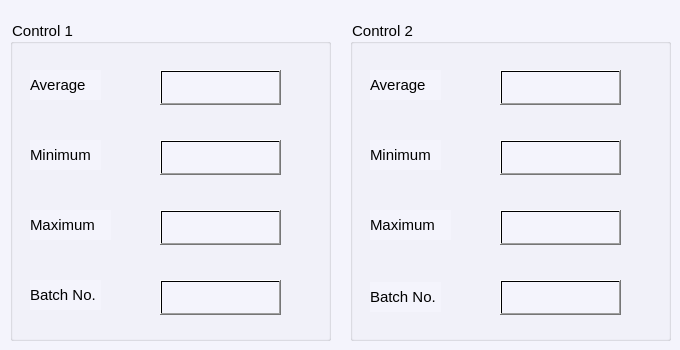
      <widget class="QWidget" name="tab_11">
       <property name="styleSheet">
        <string notr="true">background-color: #f4f4fc;</string>
       </property>
       <attribute name="title">
        <string>Control</string>
       </attribute>
       <widget class="QGroupBox" name="groupBox_11">
        <property name="geometry">
         <rect>
          <x>10</x>
          <y>20</y>
          <width>321</width>
          <height>321</height>
         </rect>
        </property>
        <property name="font">
         <font>
          <pointsize>11</pointsize>
         </font>
        </property>
        <property name="styleSheet">
         <string notr="true">background-color: #f4f4fc;</string>
        </property>
        <property name="title">
         <string>Control 1</string>
        </property>
        <widget class="QLineEdit" name="lineEdit_58">
         <property name="geometry">
          <rect>
           <x>150</x>
           <y>50</y>
           <width>121</width>
           <height>35</height>
          </rect>
         </property>
         <property name="font">
          <font>
           <pointsize>11</pointsize>
          </font>
         </property>
        </widget>
        <widget class="QLabel" name="label_77">
         <property name="geometry">
          <rect>
           <x>20</x>
           <y>50</y>
           <width>71</width>
           <height>30</height>
          </rect>
         </property>
         <property name="font">
          <font>
           <pointsize>11</pointsize>
          </font>
         </property>
         <property name="text">
          <string>Average</string>
         </property>
         <property name="buddy">
          <cstring>lineEdit_21</cstring>
         </property>
        </widget>
        <widget class="QLabel" name="label_78">
         <property name="geometry">
          <rect>
           <x>20</x>
           <y>120</y>
           <width>71</width>
           <height>30</height>
          </rect>
         </property>
         <property name="font">
          <font>
           <pointsize>11</pointsize>
          </font>
         </property>
         <property name="text">
          <string>Minimum</string>
         </property>
         <property name="buddy">
          <cstring>lineEdit_23</cstring>
         </property>
        </widget>
        <widget class="QLineEdit" name="lineEdit_59">
         <property name="geometry">
          <rect>
           <x>150</x>
           <y>120</y>
           <width>121</width>
           <height>35</height>
          </rect>
         </property>
         <property name="font">
          <font>
           <pointsize>11</pointsize>
          </font>
         </property>
        </widget>
        <widget class="QLabel" name="label_79">
         <property name="geometry">
          <rect>
           <x>20</x>
           <y>260</y>
           <width>71</width>
           <height>30</height>
          </rect>
         </property>
         <property name="font">
          <font>
           <pointsize>11</pointsize>
          </font>
         </property>
         <property name="text">
          <string>Batch No.</string>
         </property>
         <property name="buddy">
          <cstring>lineEdit_26</cstring>
         </property>
        </widget>
        <widget class="QLineEdit" name="lineEdit_60">
         <property name="geometry">
          <rect>
           <x>150</x>
           <y>260</y>
           <width>121</width>
           <height>35</height>
          </rect>
         </property>
         <property name="font">
          <font>
           <pointsize>11</pointsize>
          </font>
         </property>
        </widget>
        <widget class="QPushButton" name="pushButton_159">
         <property name="geometry">
          <rect>
           <x>150</x>
           <y>50</y>
           <width>121</width>
           <height>35</height>
          </rect>
         </property>
         <property name="styleSheet">
          <string notr="true">background:qlineargradient(spread:pad, x1:0, y1:0, x2:1, y2:0, stop:0 rgba(0, 0, 0, 0), stop:1 rgba(0,0,0,0))</string>
         </property>
         <property name="text">
          <string/>
         </property>
        </widget>
        <widget class="QPushButton" name="pushButton_160">
         <property name="geometry">
          <rect>
           <x>150</x>
           <y>120</y>
           <width>121</width>
           <height>35</height>
          </rect>
         </property>
         <property name="styleSheet">
          <string notr="true">background:qlineargradient(spread:pad, x1:0, y1:0, x2:1, y2:0, stop:0 rgba(0, 0, 0, 0), stop:1 rgba(0,0,0,0))</string>
         </property>
         <property name="text">
          <string/>
         </property>
        </widget>
        <widget class="QPushButton" name="pushButton_161">
         <property name="geometry">
          <rect>
           <x>150</x>
           <y>260</y>
           <width>121</width>
           <height>35</height>
          </rect>
         </property>
         <property name="styleSheet">
          <string notr="true">background:qlineargradient(spread:pad, x1:0, y1:0, x2:1, y2:0, stop:0 rgba(0, 0, 0, 0), stop:1 rgba(0,0,0,0))</string>
         </property>
         <property name="text">
          <string/>
         </property>
        </widget>
        <widget class="QLabel" name="label_189">
         <property name="geometry">
          <rect>
           <x>20</x>
           <y>190</y>
           <width>81</width>
           <height>30</height>
          </rect>
         </property>
         <property name="font">
          <font>
           <pointsize>11</pointsize>
          </font>
         </property>
         <property name="text">
          <string>Maximum</string>
         </property>
         <property name="buddy">
          <cstring>lineEdit_23</cstring>
         </property>
        </widget>
        <widget class="QLineEdit" name="lineEdit_143">
         <property name="geometry">
          <rect>
           <x>150</x>
           <y>190</y>
           <width>121</width>
           <height>35</height>
          </rect>
         </property>
         <property name="font">
          <font>
           <pointsize>11</pointsize>
          </font>
         </property>
         <property name="text">
          <string/>
         </property>
        </widget>
        <widget class="QPushButton" name="pushButton_220">
         <property name="geometry">
          <rect>
           <x>150</x>
           <y>190</y>
           <width>121</width>
           <height>35</height>
          </rect>
         </property>
         <property name="styleSheet">
          <string notr="true">background:qlineargradient(spread:pad, x1:0, y1:0, x2:1, y2:0, stop:0 rgba(0, 0, 0, 0), stop:1 rgba(0,0,0,0))</string>
         </property>
         <property name="text">
          <string/>
         </property>
        </widget>
       </widget>
       <widget class="QGroupBox" name="groupBox_12">
        <property name="geometry">
         <rect>
          <x>350</x>
          <y>20</y>
          <width>321</width>
          <height>321</height>
         </rect>
        </property>
        <property name="font">
         <font>
          <pointsize>11</pointsize>
         </font>
        </property>
        <property name="styleSheet">
         <string notr="true">background-color: #f4f4fc;</string>
        </property>
        <property name="title">
         <string>Control 2</string>
        </property>
        <widget class="QLineEdit" name="lineEdit_61">
         <property name="geometry">
          <rect>
           <x>150</x>
           <y>50</y>
           <width>121</width>
           <height>35</height>
          </rect>
         </property>
         <property name="font">
          <font>
           <pointsize>11</pointsize>
          </font>
         </property>
        </widget>
        <widget class="QLabel" name="label_80">
         <property name="geometry">
          <rect>
           <x>20</x>
           <y>50</y>
           <width>71</width>
           <height>30</height>
          </rect>
         </property>
         <property name="font">
          <font>
           <pointsize>11</pointsize>
          </font>
         </property>
         <property name="text">
          <string>Average</string>
         </property>
         <property name="buddy">
          <cstring>lineEdit_25</cstring>
         </property>
        </widget>
        <widget class="QLabel" name="label_81">
         <property name="geometry">
          <rect>
           <x>20</x>
           <y>120</y>
           <width>71</width>
           <height>30</height>
          </rect>
         </property>
         <property name="font">
          <font>
           <pointsize>11</pointsize>
          </font>
         </property>
         <property name="text">
          <string>Minimum</string>
         </property>
         <property name="buddy">
          <cstring>lineEdit_28</cstring>
         </property>
        </widget>
        <widget class="QLineEdit" name="lineEdit_62">
         <property name="geometry">
          <rect>
           <x>150</x>
           <y>120</y>
           <width>121</width>
           <height>35</height>
          </rect>
         </property>
         <property name="font">
          <font>
           <pointsize>11</pointsize>
          </font>
         </property>
        </widget>
        <widget class="QLabel" name="label_82">
         <property name="geometry">
          <rect>
           <x>20</x>
           <y>262</y>
           <width>71</width>
           <height>30</height>
          </rect>
         </property>
         <property name="font">
          <font>
           <pointsize>11</pointsize>
          </font>
         </property>
         <property name="text">
          <string>Batch No.</string>
         </property>
         <property name="buddy">
          <cstring>lineEdit_29</cstring>
         </property>
        </widget>
        <widget class="QLineEdit" name="lineEdit_63">
         <property name="geometry">
          <rect>
           <x>150</x>
           <y>260</y>
           <width>121</width>
           <height>35</height>
          </rect>
         </property>
         <property name="font">
          <font>
           <pointsize>11</pointsize>
          </font>
         </property>
        </widget>
        <widget class="QPushButton" name="pushButton_162">
         <property name="geometry">
          <rect>
           <x>150</x>
           <y>50</y>
           <width>121</width>
           <height>35</height>
          </rect>
         </property>
         <property name="styleSheet">
          <string notr="true">background:qlineargradient(spread:pad, x1:0, y1:0, x2:1, y2:0, stop:0 rgba(0, 0, 0, 0), stop:1 rgba(0,0,0,0))</string>
         </property>
         <property name="text">
          <string/>
         </property>
        </widget>
        <widget class="QPushButton" name="pushButton_163">
         <property name="geometry">
          <rect>
           <x>150</x>
           <y>120</y>
           <width>121</width>
           <height>35</height>
          </rect>
         </property>
         <property name="styleSheet">
          <string notr="true">background:qlineargradient(spread:pad, x1:0, y1:0, x2:1, y2:0, stop:0 rgba(0, 0, 0, 0), stop:1 rgba(0,0,0,0))</string>
         </property>
         <property name="text">
          <string/>
         </property>
        </widget>
        <widget class="QPushButton" name="pushButton_164">
         <property name="geometry">
          <rect>
           <x>150</x>
           <y>260</y>
           <width>121</width>
           <height>35</height>
          </rect>
         </property>
         <property name="styleSheet">
          <string notr="true">background:qlineargradient(spread:pad, x1:0, y1:0, x2:1, y2:0, stop:0 rgba(0, 0, 0, 0), stop:1 rgba(0,0,0,0))</string>
         </property>
         <property name="text">
          <string/>
         </property>
        </widget>
        <widget class="QLabel" name="label_190">
         <property name="geometry">
          <rect>
           <x>20</x>
           <y>190</y>
           <width>81</width>
           <height>30</height>
          </rect>
         </property>
         <property name="font">
          <font>
           <pointsize>11</pointsize>
          </font>
         </property>
         <property name="text">
          <string>Maximum</string>
         </property>
         <property name="buddy">
          <cstring>lineEdit_23</cstring>
         </property>
        </widget>
        <widget class="QLineEdit" name="lineEdit_144">
         <property name="geometry">
          <rect>
           <x>150</x>
           <y>190</y>
           <width>121</width>
           <height>35</height>
          </rect>
         </property>
         <property name="font">
          <font>
           <pointsize>11</pointsize>
          </font>
         </property>
         <property name="text">
          <string/>
         </property>
        </widget>
        <widget class="QPushButton" name="pushButton_221">
         <property name="geometry">
          <rect>
           <x>150</x>
           <y>190</y>
           <width>121</width>
           <height>35</height>
          </rect>
         </property>
         <property name="styleSheet">
          <string notr="true">background:qlineargradient(spread:pad, x1:0, y1:0, x2:1, y2:0, stop:0 rgba(0, 0, 0, 0), stop:1 rgba(0,0,0,0))</string>
         </property>
         <property name="text">
          <string/>
         </property>
        </widget>
       </widget>
      </widget>
